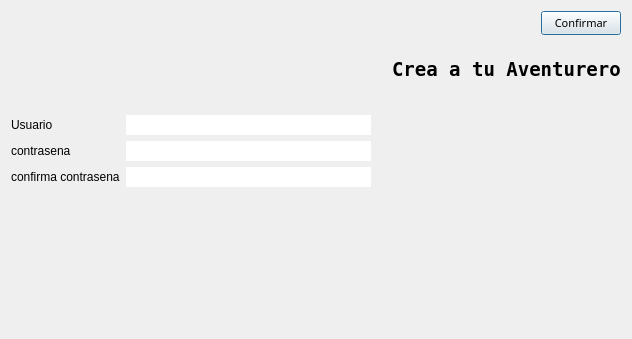
<?xml version="1.0" encoding="UTF-8"?>
<ui version="4.0">
 <class>Registro</class>
 <widget class="QDialog" name="Registro">
  <property name="geometry">
   <rect>
    <x>0</x>
    <y>0</y>
    <width>632</width>
    <height>339</height>
   </rect>
  </property>
  <property name="windowTitle">
   <string>Dialog</string>
  </property>
  <layout class="QGridLayout" name="gridLayout_4">
   <item row="0" column="0">
    <layout class="QGridLayout" name="gridLayout_3">
     <item row="0" column="0">
      <layout class="QGridLayout" name="gridLayout_2">
       <item row="0" column="0" colspan="3">
        <layout class="QGridLayout" name="gridLayout">
         <item row="0" column="0" colspan="2">
          <layout class="QHBoxLayout" name="horizontalLayout">
           <item>
            <spacer name="horizontalSpacer">
             <property name="orientation">
              <enum>Qt::Horizontal</enum>
             </property>
             <property name="sizeHint" stdset="0">
              <size>
               <width>288</width>
               <height>20</height>
              </size>
             </property>
            </spacer>
           </item>
           <item>
            <widget class="QPushButton" name="pushButton">
             <property name="font">
              <font>
               <family>MS Gothic</family>
               <pointsize>8</pointsize>
               <weight>50</weight>
               <bold>false</bold>
              </font>
             </property>
             <property name="text">
              <string>Confirmar</string>
             </property>
            </widget>
           </item>
          </layout>
         </item>
         <item row="1" column="1">
          <spacer name="verticalSpacer">
           <property name="orientation">
            <enum>Qt::Vertical</enum>
           </property>
           <property name="sizeHint" stdset="0">
            <size>
             <width>20</width>
             <height>17</height>
            </size>
           </property>
          </spacer>
         </item>
         <item row="2" column="0">
          <spacer name="horizontalSpacer_3">
           <property name="orientation">
            <enum>Qt::Horizontal</enum>
           </property>
           <property name="sizeHint" stdset="0">
            <size>
             <width>188</width>
             <height>20</height>
            </size>
           </property>
          </spacer>
         </item>
         <item row="2" column="1">
          <widget class="QLabel" name="label_4">
           <property name="font">
            <font>
             <family>Terminal</family>
             <pointsize>14</pointsize>
             <weight>75</weight>
             <bold>true</bold>
            </font>
           </property>
           <property name="text">
            <string>Crea a tu Aventurero</string>
           </property>
          </widget>
         </item>
         <item row="3" column="0">
          <spacer name="verticalSpacer_2">
           <property name="orientation">
            <enum>Qt::Vertical</enum>
           </property>
           <property name="sizeHint" stdset="0">
            <size>
             <width>20</width>
             <height>28</height>
            </size>
           </property>
          </spacer>
         </item>
        </layout>
       </item>
       <item row="1" column="0">
        <widget class="QLabel" name="label">
         <property name="font">
          <font>
           <family>MS UI Gothic</family>
          </font>
         </property>
         <property name="text">
          <string>Usuario</string>
         </property>
        </widget>
       </item>
       <item row="1" column="1">
        <widget class="QLineEdit" name="lineEdit">
         <property name="font">
          <font>
           <family>MS UI Gothic</family>
           <pointsize>9</pointsize>
          </font>
         </property>
         <property name="tabletTracking">
          <bool>true</bool>
         </property>
         <property name="text">
          <string/>
         </property>
         <property name="frame">
          <bool>false</bool>
         </property>
         <property name="clearButtonEnabled">
          <bool>false</bool>
         </property>
        </widget>
       </item>
       <item row="1" column="2" rowspan="3">
        <spacer name="horizontalSpacer_2">
         <property name="orientation">
          <enum>Qt::Horizontal</enum>
         </property>
         <property name="sizeHint" stdset="0">
          <size>
           <width>68</width>
           <height>68</height>
          </size>
         </property>
        </spacer>
       </item>
       <item row="2" column="0">
        <widget class="QLabel" name="label_2">
         <property name="font">
          <font>
           <family>MS UI Gothic</family>
          </font>
         </property>
         <property name="text">
          <string>contrasena</string>
         </property>
        </widget>
       </item>
       <item row="2" column="1">
        <widget class="QLineEdit" name="lineEdit_2">
         <property name="font">
          <font>
           <family>Arial</family>
           <pointsize>9</pointsize>
          </font>
         </property>
         <property name="tabletTracking">
          <bool>true</bool>
         </property>
         <property name="frame">
          <bool>false</bool>
         </property>
         <property name="echoMode">
          <enum>QLineEdit::Password</enum>
         </property>
        </widget>
       </item>
       <item row="3" column="0">
        <widget class="QLabel" name="label_3">
         <property name="font">
          <font>
           <family>MS UI Gothic</family>
          </font>
         </property>
         <property name="text">
          <string>confirma contrasena</string>
         </property>
        </widget>
       </item>
       <item row="3" column="1">
        <widget class="QLineEdit" name="lineEdit_3">
         <property name="font">
          <font>
           <family>Arial</family>
           <pointsize>9</pointsize>
          </font>
         </property>
         <property name="tabletTracking">
          <bool>true</bool>
         </property>
         <property name="frame">
          <bool>false</bool>
         </property>
         <property name="echoMode">
          <enum>QLineEdit::Password</enum>
         </property>
        </widget>
       </item>
      </layout>
     </item>
     <item row="1" column="0">
      <layout class="QVBoxLayout" name="verticalLayout">
       <item>
        <layout class="QHBoxLayout" name="horizontalLayout_3">
         <item>
          <layout class="QHBoxLayout" name="horizontalLayout_2">
           <item>
            <spacer name="horizontalSpacer_4">
             <property name="orientation">
              <enum>Qt::Horizontal</enum>
             </property>
             <property name="sizeHint" stdset="0">
              <size>
               <width>88</width>
               <height>20</height>
              </size>
             </property>
            </spacer>
           </item>
           <item>
            <widget class="QLabel" name="label_5">
             <property name="font">
              <font>
               <family>MS Gothic</family>
               <pointsize>6</pointsize>
              </font>
             </property>
             <property name="text">
              <string/>
             </property>
            </widget>
           </item>
          </layout>
         </item>
         <item>
          <spacer name="horizontalSpacer_5">
           <property name="orientation">
            <enum>Qt::Horizontal</enum>
           </property>
           <property name="sizeHint" stdset="0">
            <size>
             <width>40</width>
             <height>20</height>
            </size>
           </property>
          </spacer>
         </item>
        </layout>
       </item>
       <item>
        <spacer name="verticalSpacer_3">
         <property name="orientation">
          <enum>Qt::Vertical</enum>
         </property>
         <property name="sizeHint" stdset="0">
          <size>
           <width>20</width>
           <height>40</height>
          </size>
         </property>
        </spacer>
       </item>
      </layout>
     </item>
    </layout>
   </item>
  </layout>
 </widget>
 <resources/>
 <connections/>
</ui>
